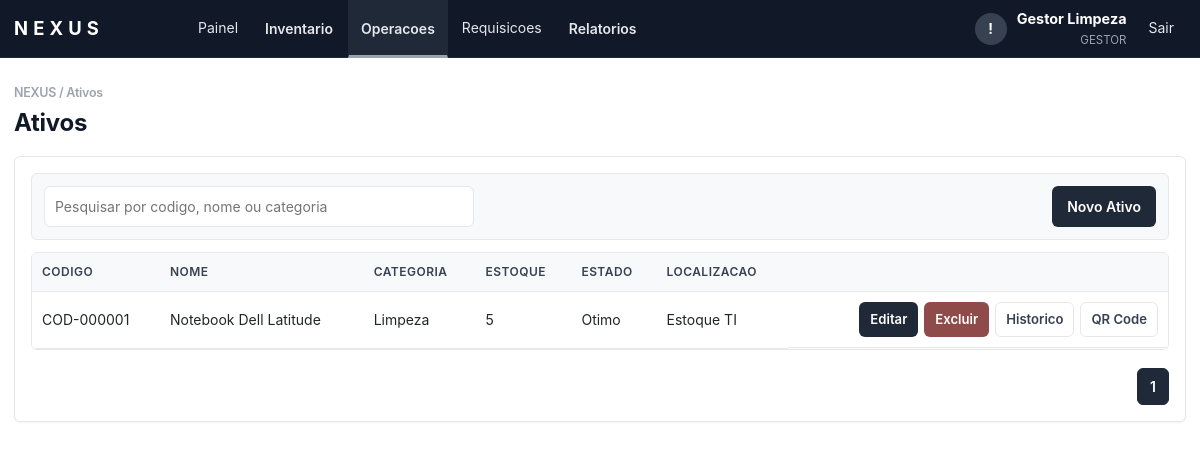
Screenshot of /index.php?page=ativos (signed in) with the database file from the repository.
### tables this page shows
CREATE TABLE ativos (
    id               INT AUTO_INCREMENT PRIMARY KEY,
    codigo           VARCHAR(30)  NOT NULL UNIQUE,
    categoria_id     INT NULL,
    nome             VARCHAR(140) NOT NULL,
    marca            VARCHAR(100),
    modelo           VARCHAR(100),
    fornecedor       VARCHAR(140),
    nota_fiscal      VARCHAR(80),
    valor_compra     DECIMAL(12,2) NOT NULL DEFAULT 0,
    data_compra      DATE NULL,
    garantia         DATE NULL,
    quantidade_atual INT          NOT NULL DEFAULT 0,
    estoque_minimo   INT          NOT NULL DEFAULT 1,
    estoque_maximo   INT          NOT NULL DEFAULT 0,
    foto             VARCHAR(255),
    estado           ENUM('Otimo','Bom','Medio','Ruim','Manutencao','Inutilizado') DEFAULT 'Bom',
    localizacao      VARCHAR(140),
    observacoes      TEXT,
    created_at       TIMESTAMP DEFAULT CURRENT_TIMESTAMP,
    updated_at       TIMESTAMP DEFAULT CURRENT_TIMESTAMP ON UPDATE CURRENT_TIMESTAMP,

    INDEX idx_ativos_codigo    (codigo),
    INDEX idx_ativos_nome      (nome),
    INDEX idx_ativos_categoria (categoria_id),
    INDEX idx_ativos_estoque   (quantidade_atual, estoque_minimo),

    CONSTRAINT fk_ativos_categoria
        FOREIGN KEY (categoria_id) REFERENCES categorias(id) ON DELETE SET NULL
);

CREATE TABLE categorias (
    id          INT AUTO_INCREMENT PRIMARY KEY,
    nome        VARCHAR(100) NOT NULL UNIQUE,
    tipo        ENUM('ti','limpeza','escritorio') NOT NULL DEFAULT 'ti',
    descricao   TEXT,
    created_at  TIMESTAMP DEFAULT CURRENT_TIMESTAMP,
    INDEX idx_categorias_nome (nome),
    INDEX idx_categorias_tipo (tipo)
);

### nova_modules.php (called while the page is built, shortened)
<?php
function nova_render_page(string $page,?string $flash): bool {
 return false;
}

### index.php (the view, shortened to what this page needs)
<?php
$config = require __DIR__ . '/config.php';
require_once __DIR__ . '/nova_modules.php';
function db(): PDO
{
    static $pdo = null;
    global $config;
    if (!$pdo) {
        $dsn = "mysql:host={$config['db_host']};dbname={$config['db_name']};charset=utf8mb4";
        $pdo = new PDO($dsn, $config['db_user'], $config['db_pass'], [
            PDO::ATTR_ERRMODE => PDO::ERRMODE_EXCEPTION,
            PDO::ATTR_DEFAULT_FETCH_MODE => PDO::FETCH_ASSOC,
        ]);
    }
    return $pdo;
}
function e(mixed $value): string
{
    return htmlspecialchars((string) $value, ENT_QUOTES, 'UTF-8');
}
function csrf(): string
{
    return $_SESSION['csrf'];
}
function current_user(): ?array
{
    return $_SESSION['user'] ?? null;
}
function current_profile(): ?string
{
    return current_user()['perfil'] ?? null;
}
function is_gestor(): bool
{
    return current_profile() === 'gestor';
}
function categoria_tipos_permitidos(): ?array
{
    if (is_gestor()) {
        return ['limpeza', 'escritorio'];
    }
    return null;
}
function categorias_permitidas_ids(): ?array
{
    $tipos = categoria_tipos_permitidos();
    $placeholders = implode(',', array_fill(0, count($tipos), '?'));
    $stmt = db()->prepare("SELECT id FROM categorias WHERE tipo IN ({$placeholders})");
    $stmt->execute($tipos);
    return array_map('intval', $stmt->fetchAll(PDO::FETCH_COLUMN));
}
function categoria_scope_sql(string $colunaCategoriaId): array
{
    $ids = categorias_permitidas_ids();
    $placeholders = implode(',', array_fill(0, count($ids), '?'));
    return [" AND {$colunaCategoriaId} IN ({$placeholders})", $ids];
}
function render_topbar(string $area, array $links): void
{
    $user = current_user();
    echo '<header class="topbar">';
    echo '<div class="topbar-inner">';
    echo '<a class="brand" href="index.php?page=' . ($area === 'usuario' ? 'abrir-requisicao' : 'dashboard') . '"><span class="brand-name">NEXUS</span></a>';
    echo '<nav class="topnav">';
    foreach ($links as $href => $label) {
        if (is_array($label)) {
            $active = in_array(($_GET['page'] ?? 'dashboard'), array_keys($label), true) ? ' active-link' : '';
            echo '<div class="nav-dropdown"><button type="button" class="nav-dropdown-toggle' . $active . '">' . e((string) $href) . '</button><div class="nav-dropdown-menu">';
            echo '</div></div>';
            continue;
        }
        $active = (($_GET['page'] ?? 'dashboard') === $href) ? ' active-link' : '';
        echo '<a href="index.php?page=' . e($href) . '" class="' . $active . '">' . e($label) . '</a>';
    }
    echo '</nav>';
    echo '<div class="top-actions">';
    echo '<button type="button" class="notify-btn" aria-label="Notificacoes">!</button>';
    echo '<div class="user-area"><span>' . e($user['nome'] ?? 'Usuario') . '</span><small>' . e($user['perfil'] ?? $area) . '</small></div>';
    echo '<a class="logout-link" href="index.php?page=logout">Sair</a>';
    echo '</div></div></header>';
}
$page = $_GET['page'] ?? 'dashboard';
$flash = $_SESSION['flash'] ?? null;
?>
<!doctype html>
<html lang="pt-BR">
<head>
  <link rel="stylesheet" href="https://cdn.jsdelivr.net/npm/bootstrap@5.3.3/dist/css/bootstrap.min.css">
  <link rel="stylesheet" href="assets/style.css?v=<?= (int) @filemtime(__DIR__ . '/assets/style.css') ?>">
</head>
<body>
<?php if ($page === 'login'): ?>
  <main class="login">
    <form method="post" class="card login-card">
      <h1>NEXUS</h1>
      <p>Login unico para administradores e usuarios</p>
      <?php if ($flash): ?><div class="alert"><?= e($flash) ?></div><?php endif; ?>
      <input type="hidden" name="csrf" value="<?= e(csrf()) ?>">
      <label>E-mail<input name="email" type="email" required autocomplete="email"></label>
      <label>Senha<input name="senha" type="password" required autocomplete="current-password"></label>
      <button>Entrar</button>
    </form>
  </main>
<?php else:
    $menuLinks = [];
    if (current_profile() === 'administrador') {
        $menuLinks = [
            'dashboard' => 'Painel',
            'Inventario' => ['estoque' => 'Estoque', 'purchase-requests' => 'Solicitacoes de compra', 'inventory' => 'Auditoria de inventario'],
            'Operacoes' => ['movimentacoes' => 'Movimentacoes', 'ativos' => 'Ativos', 'qrcode' => 'QR Codes', 'categorias' => 'Categorias'],
            'requisicoes' => 'Requisicoes',
            'hiring' => 'Contratacoes',
            'Relatorios' => ['inventory-reports' => 'Relatorios de compra', 'movimentacoes' => 'Relatorio de itens em uso', 'importar' => 'Importar CSV', 'exportar' => 'Exportar CSV'],
        ];
    } elseif (current_profile() === 'gestor') {
        $menuLinks = [
            'dashboard' => 'Painel',
            'Inventario' => ['estoque' => 'Estoque'],
            'Operacoes' => ['movimentacoes' => 'Movimentacoes', 'ativos' => 'Ativos', 'qrcode' => 'QR Codes', 'categorias' => 'Categorias'],
            'requisicoes' => 'Requisicoes',
            'Relatorios' => ['movimentacoes' => 'Relatorio de itens em uso', 'importar' => 'Importar CSV', 'exportar' => 'Exportar CSV'],
        ];
    } elseif (current_profile() === 'diretoria') {
        $menuLinks = [
            'dashboard' => 'Painel',
            'requisicoes' => 'Requisicoes',
        ];
    } elseif (current_profile() === 'coordenacao_ti') {
        $menuLinks = ['dashboard' => 'Painel', 'requisicoes-ti' => 'Requisicoes TI', 'it-dashboard' => 'Aprovacoes TI'];
    } elseif (current_profile() === 'financeiro') {
        $menuLinks = ['dashboard' => 'Painel', 'finance-dashboard' => 'Compras'];
    } elseif (current_profile() === 'rh') {
        $menuLinks = ['rh-dashboard' => 'Equipamentos', 'hiring' => 'Contratacoes'];
    }
    ?>
  <?php render_topbar('administrador', $menuLinks); ?>
  <main class="workspace">
    <?php if (nova_render_page($page, $flash)): ?>
    <?php elseif ($page === 'ativos'):
        [$scopeSql, $scopeParams] = categoria_scope_sql('a.categoria_id');
        $rowsStmt = db()->prepare("SELECT a.*, c.nome categoria FROM ativos a LEFT JOIN categorias c ON c.id = a.categoria_id WHERE 1=1{$scopeSql} ORDER BY a.codigo");
        $rowsStmt->execute($scopeParams);
        $rows = $rowsStmt->fetchAll();
    ?>
      <h1>Ativos</h1>
      <section class="card">
        <div class="toolbar">
          <input class="table-search" data-target="ativos-table" placeholder="Pesquisar por codigo, nome ou categoria">
          <button type="button" data-open-modal="ativo-modal">Novo Ativo</button>
        </div>
        <div class="table-wrap"><table id="ativos-table" class="data-table"><thead><tr><th>Codigo</th><th>Nome</th><th>Categoria</th><th>Estoque</th><th>Estado</th><th>Localizacao</th><th></th></tr></thead><tbody>
          <?php foreach ($rows as $r): ?>
          <tr>
            <td><?= e($r['codigo']) ?></td><td><?= e($r['nome']) ?></td><td><?= e($r['categoria']) ?></td><td><?= e($r['quantidade_atual']) ?></td><td><?= e($r['estado']) ?></td><td><?= e($r['localizacao']) ?></td>
            <td class="actions">
              <a class="mini" href="index.php?page=ativos&id=<?= e($r['id']) ?>">Editar</a>
              <a class="mini danger" href="index.php?page=excluir-ativo&id=<?= e($r['id']) ?>" onclick="return confirm('Excluir ativo?')">Excluir</a>
              <button type="button" class="mini" data-open-modal="historico-<?= e($r['id']) ?>">Historico</button>
              <button type="button" class="mini" data-open-modal="qr-<?= e($r['id']) ?>">QR Code</button>
            </td>
          </tr>
          <?php endforeach; ?>
        </tbody></table></div>
      </section>
    <?php endif; ?>
  </main>
<?php endif; ?>
</body>
</html>

### rows the page displays
ativos: codigo "COD-000001", nome "Notebook Dell Latitude", categoria.nome "Limpeza", quantidade_atual "5", estado "Otimo", localizacao "Estoque TI"

### other values shown
$label "Painel"
$href "Inventario"
$href "Operacoes"
$label "Requisicoes"
$href "Relatorios"
$user['nome'] "Gestor Limpeza"
$user['perfil'] "GESTOR"
